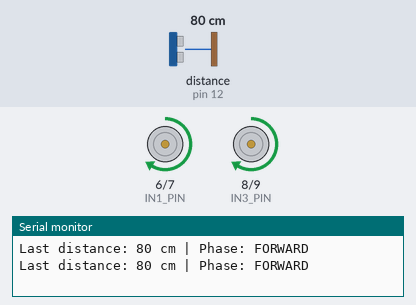
The sketch below on a simulated Arduino Uno, built with avr-gcc and run on an emulated ATmega328P. On the bench: motor-driver pin pairs drawn as motors (green arrow = first pin HIGH = forward, orange = second pin HIGH = backward, longer = more drive, scaled by the enable pin), the last lines printed to the serial monitor. Wiring (inferred from the names in the program): ultrasonic range finder: trigger pin 11; echo pin 12. The inputs (shaded band) are chosen by the test bench; at power-on: distance to the obstacle (sensor on pin 12) 80 cm. The echo pulse lasts 58.3 µs per cm.

Above: at 1.2 s.
1.3 s: distance to the obstacle (sensor on pin 12) set to 29 cm
2.8 s: distance to the obstacle (sensor on pin 12) set to 24 cm
At 3.3 s:
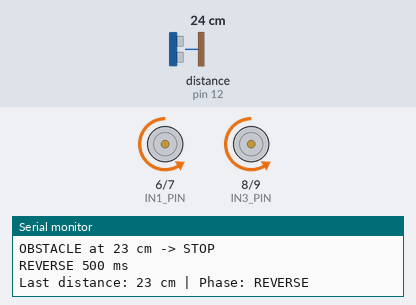
At 3.9 s:
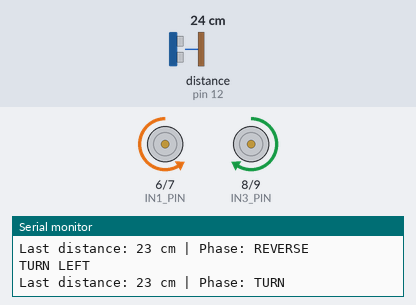
Timing chart, 0 to 11.8 s (numbered marks = the images above; inputs shaded):
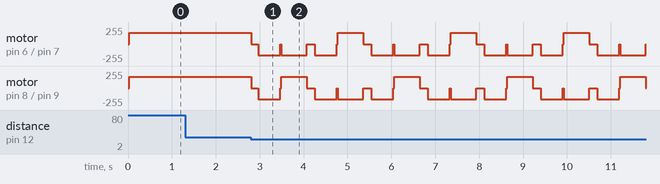

The sketch:

Obstacle-Avoiding-Robot.ino
```cpp
// 082 - Obstacle Avoiding Robot
// An HC-SR04 ultrasonic sensor watches the road ahead. When something is
// closer than 25 cm the robot stops, reverses for half a second, turns and
// then drives on, logging every decision on the Serial Monitor.
// Board: Arduino Uno
//
// Wiring:
//   HC-SR04 TRIG -> digital pin 11, ECHO -> digital pin 12, VCC -> 5V, GND -> GND
//   L298N motor driver (standard robot wiring):
//     ENA -> digital pin 5  (PWM left motor speed, remove the ENA jumper cap)
//     IN1 -> digital pin 6, IN2 -> digital pin 7   (left motor)
//     IN3 -> digital pin 8, IN4 -> digital pin 9   (right motor)
//     ENB -> digital pin 10 (PWM right motor speed, remove the ENB jumper cap)
//     +12V -> separate 6-12V motor battery pack (+)
//     GND  -> battery (-) AND Arduino GND (common ground is essential)
//
// IMPORTANT: power the motors from a separate 6-12V supply, never from the
// Arduino 5V pin, and always join the supply ground to the Arduino ground.
//
// If the robot turns the wrong way, swap the two wires of that motor.
//
// The robot runs a three phase state machine:
//   FORWARD -> obstacle closer than 25 cm -> stop (150 ms)
//            -> reverse for 500 ms -> turn for 600 ms -> FORWARD again
// The escape turn alternates left / right so the robot does not get trapped
// bouncing between the same two walls.

// ---------------- Pin constants ----------------
const int TRIG_PIN = 11;   // HC-SR04 trigger output
const int ECHO_PIN = 12;   // HC-SR04 echo input

const int ENA_PIN = 5;   // L298N enable A (PWM) - left motor speed
const int IN1_PIN = 6;   // L298N left motor input 1
const int IN2_PIN = 7;   // L298N left motor input 2
const int IN3_PIN = 8;   // L298N right motor input 1
const int IN4_PIN = 9;   // L298N right motor input 2
const int ENB_PIN = 10;  // L298N enable B (PWM) - right motor speed

// ---------------- Behaviour settings ----------------
const int CRUISE_SPEED = 170;          // 0-255 driving speed
const int OBSTACLE_CM = 25;            // closer than this = obstacle
const unsigned long STOP_MS = 150;     // brief pause before reversing
const unsigned long REVERSE_MS = 500;  // back away for 0.5 seconds
const unsigned long TURN_MS = 600;     // turn for 0.6 seconds
const unsigned long ECHO_TIMEOUT_US = 30000;  // 30 ms ≈ max 5 m, stops pulseIn() hanging
const unsigned long PRINT_MS = 500;    // Serial heartbeat interval

// ---------------- State machine ----------------
enum RobotState { FORWARD, STOPPING, REVERSING, TURNING };
RobotState state = FORWARD;
unsigned long stateStartMs = 0;   // when the current phase began
bool turnLeftNext = false;        // alternate the escape direction
int lastDistance = -1;            // last reading, -1 = out of range
unsigned long lastPrintMs = 0;

// Measure the distance in centimetres, or return -1 when no echo comes back
long readDistanceCm() {
  // Send a clean 10 microsecond trigger pulse
  digitalWrite(TRIG_PIN, LOW);
  delayMicroseconds(2);
  digitalWrite(TRIG_PIN, HIGH);
  delayMicroseconds(10);
  digitalWrite(TRIG_PIN, LOW);

  unsigned long duration = pulseIn(ECHO_PIN, HIGH, ECHO_TIMEOUT_US);
  if (duration == 0) return -1;      // no echo = nothing in range
  return (long)(duration / 58);      // ~58 microseconds per cm round trip
}

// Drive the left motor. Speed is signed: + forward, - reverse, 0 stop.
void setLeftMotor(int speed) {
  if (speed > 0) {
    digitalWrite(IN1_PIN, HIGH);
    digitalWrite(IN2_PIN, LOW);
    analogWrite(ENA_PIN, speed);
  } else if (speed < 0) {
    digitalWrite(IN1_PIN, LOW);
    digitalWrite(IN2_PIN, HIGH);
    analogWrite(ENA_PIN, -speed);
  } else {
    digitalWrite(IN1_PIN, LOW);
    digitalWrite(IN2_PIN, LOW);
    analogWrite(ENA_PIN, 0);
  }
}

// Drive the right motor in exactly the same way
void setRightMotor(int speed) {
  if (speed > 0) {
    digitalWrite(IN3_PIN, HIGH);
    digitalWrite(IN4_PIN, LOW);
    analogWrite(ENB_PIN, speed);
  } else if (speed < 0) {
    digitalWrite(IN3_PIN, LOW);
    digitalWrite(IN4_PIN, HIGH);
    analogWrite(ENB_PIN, -speed);
  } else {
    digitalWrite(IN3_PIN, LOW);
    digitalWrite(IN4_PIN, LOW);
    analogWrite(ENB_PIN, 0);
  }
}

void driveForward(int speed) {
  setLeftMotor(speed);
  setRightMotor(speed);
}

void driveReverse(int speed) {
  setLeftMotor(-speed);
  setRightMotor(-speed);
}

void stopMotors() {
  setLeftMotor(0);
  setRightMotor(0);
}

// Spin on the spot. dirLeft = true turns the robot to the left.
void spin(bool dirLeft, int speed) {
  if (dirLeft) {
    setLeftMotor(-speed);   // left wheel back, right wheel forward
    setRightMotor(speed);
  } else {
    setLeftMotor(speed);
    setRightMotor(-speed);
  }
}

// Move into a new phase and restart its timer
void enterState(RobotState next) {
  state = next;
  stateStartMs = millis();
}

// Human readable name of the current phase, used for the Serial log
const char* stateName(RobotState s) {
  switch (s) {
    case FORWARD:  return "FORWARD";
    case STOPPING: return "OBSTACLE";
    case REVERSING:return "REVERSE";
    case TURNING:  return "TURN";
  }
  return "?";
}

void setup() {
  pinMode(TRIG_PIN, OUTPUT);
  pinMode(ECHO_PIN, INPUT);

  pinMode(ENA_PIN, OUTPUT);
  pinMode(IN1_PIN, OUTPUT);
  pinMode(IN2_PIN, OUTPUT);
  pinMode(IN3_PIN, OUTPUT);
  pinMode(IN4_PIN, OUTPUT);
  pinMode(ENB_PIN, OUTPUT);

  stopMotors();

  Serial.begin(9600);
  Serial.println("082 - Obstacle Avoiding Robot ready.");
  Serial.println("Decision log: FORWARD / OBSTACLE / REVERSE / TURN");
}

void loop() {
  unsigned long now = millis();

  switch (state) {
    // ----- 1. Drive ahead and look for trouble -----
    case FORWARD:
      driveForward(CRUISE_SPEED);
      lastDistance = readDistanceCm();

      if (lastDistance > 0 && lastDistance <= OBSTACLE_CM) {
        stopMotors();
        Serial.print("OBSTACLE at ");
        Serial.print(lastDistance);
        Serial.println(" cm -> STOP");
        enterState(STOPPING);
      }
      break;

    // ----- 2. Stand still for a moment so the reverse starts cleanly -----
    case STOPPING:
      stopMotors();
      if (now - stateStartMs >= STOP_MS) {
        driveReverse(CRUISE_SPEED);
        turnLeftNext = !turnLeftNext;   // alternate left / right escapes
        Serial.println("REVERSE 500 ms");
        enterState(REVERSING);
      }
      break;

    // ----- 3. Back away from the obstacle -----
    case REVERSING:
      driveReverse(CRUISE_SPEED);
      if (now - stateStartMs >= REVERSE_MS) {
        stopMotors();
        Serial.print("TURN ");
        Serial.println(turnLeftNext ? "LEFT" : "RIGHT");
        enterState(TURNING);
      }
      break;

    // ----- 4. Turn to a new heading, then resume driving -----
    case TURNING:
      spin(turnLeftNext, CRUISE_SPEED);
      if (now - stateStartMs >= TURN_MS) {
        stopMotors();
        Serial.println("FORWARD");
        enterState(FORWARD);
      }
      break;
  }

  // ----- Heartbeat: distance plus current phase every 500 ms -----
  if (now - lastPrintMs >= PRINT_MS) {
    lastPrintMs = now;
    Serial.print("Last distance: ");
    if (lastDistance < 0) {
      Serial.print("out of range");
    } else {
      Serial.print(lastDistance);
      Serial.print(" cm");
    }
    Serial.print(" | Phase: ");
    Serial.println(stateName(state));
  }

  delay(20);
}
```

Measured:
- the behaviour switches between 27 and 26 cm on distance to the obstacle (sensor on pin 12) (found by bisection; images 0 and 1)
